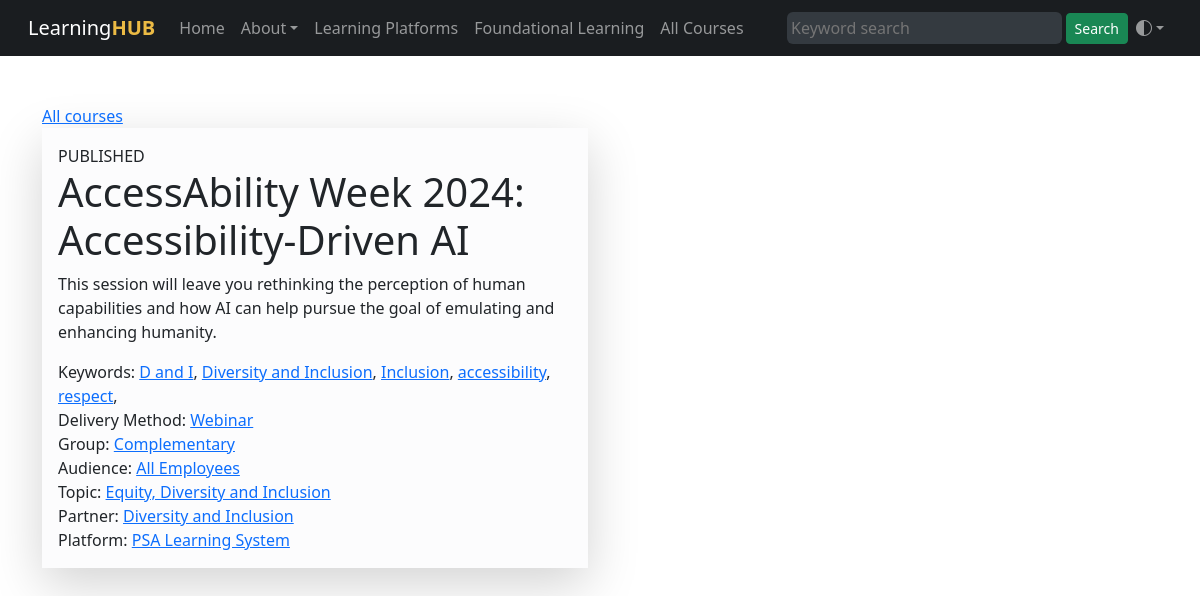
/course.php?cid=1, run on the app's committed database.
### tables this page shows
CREATE TABLE "courses" (
    "id" INTEGER PRIMARY KEY AUTOINCREMENT NOT NULL,
    "status" VARCHAR NOT NULL,
    "sortorder" INTEGER,
    "name" VARCHAR NOT NULL,
    "slug" VARCHAR,
    "description" VARCHAR NOT NULL,
    "created" DATETIME NOT NULL,
    "modified" DATETIME,
    "expiry_date" DATETIME,
    "user_idir" VARCHAR,
    "course_id" INTEGER,
    "weight" INTEGER,
    "url" VARCHAR,
    "search" TEXT,
    "keywords" VARCHAR,
    "refresh_cycle" TEXT,
    "partner_id" INTEGER,
    "platform_id" INTEGER,
    "dmethod_id" INTEGER,
    "group_id" INTEGER,
    "audience_id" INTEGER,
    "topic_id" INTEGER,
    FOREIGN KEY(partner_id) REFERENCES learning_partners(id),
    FOREIGN KEY(platform_id) REFERENCES learning_platforms(id),
    FOREIGN KEY(dmethod_id) REFERENCES delivery_methods(id),
    FOREIGN KEY(group_id) REFERENCES groups(id),
    FOREIGN KEY(audience_id) REFERENCES audiences(id),
    FOREIGN KEY(topic_id) REFERENCES topics(id)
);

CREATE TABLE "delivery_methods" (
    "id" INTEGER PRIMARY KEY AUTOINCREMENT NOT NULL,
    "created" DATETIME,
    "modified" DATETIME,
    "sortorder" INTEGER,
    "name" VARCHAR,
    "slug" VARCHAR,
    "description" VARCHAR,
    "icon" VARCHAR,
    "color" VARCHAR
);

CREATE TABLE "groups" (
    "id" INTEGER PRIMARY KEY AUTOINCREMENT NOT NULL,
    "created" DATETIME,
    "modified" DATETIME,
    "sortorder" INTEGER,
    "name" VARCHAR,
    "slug" VARCHAR,
    "description" VARCHAR,
    "icon" VARCHAR,
    "color" VARCHAR
);

CREATE TABLE "audiences" (
    "id" INTEGER PRIMARY KEY AUTOINCREMENT NOT NULL,
    "created" DATETIME,
    "modified" DATETIME,
    "sortorder" INTEGER,
    "name" VARCHAR,
    "slug" VARCHAR,
    "description" VARCHAR,
    "icon" VARCHAR,
    "color" VARCHAR
);

CREATE TABLE "topics" (
    "id" INTEGER PRIMARY KEY AUTOINCREMENT NOT NULL,
    "created" DATETIME,
    "modified" DATETIME,
    "sortorder" INTEGER,
    "name" VARCHAR,
    "slug" VARCHAR,
    "description" VARCHAR,
    "icon" VARCHAR,
    "color" VARCHAR
);

CREATE TABLE "learning_partners" (
    "id" INTEGER PRIMARY KEY AUTOINCREMENT NOT NULL,
    "created" DATETIME,
    "modified" DATETIME,
    "sortorder" INTEGER,
    "name" VARCHAR,
    "slug" VARCHAR,
    "description" VARCHAR,
    "icon" VARCHAR,
    "logo" VARCHAR,
    "color" VARCHAR,
    "url" VARCHAR,
    "admin_name" VARCHAR,
    "admin_email" VARCHAR
);

CREATE TABLE "learning_platforms" (
    "id" INTEGER PRIMARY KEY AUTOINCREMENT NOT NULL,
    "created" DATETIME,
    "modified" DATETIME,
    "sortorder" INTEGER,
    "name" VARCHAR,
    "slug" VARCHAR,
    "description" VARCHAR,
    "logo" VARCHAR,
    "icon" VARCHAR,
    "color" VARCHAR,
    "url" VARCHAR
);

### course.php (the view)
<?php
$db = new SQLite3('courses.sqlite', SQLITE3_OPEN_CREATE | SQLITE3_OPEN_READWRITE);
$db->enableExceptions(true);
?>
<?php require('template/header.php') ?>
<?php require('template/nav.php') ?>
<div class="container">
<div class="row">
<div class="col-md-6">
<div><a href="courses.php">All courses</a></div>
<?php
$cid = $_GET['cid'] ?? 0;
$sql = 'SELECT
            c.id AS cid,
            c.name AS cname,
            c.status AS cstatus,
            c.description AS cdesc,
            c.keywords AS ckeys,
            dm.id AS dmid,
            dm.name AS dmname,
            g.name AS groupname,
            g.id AS groupid,
            a.name AS audiencename,
            a.id AS audienceid,
            top.name AS topicname,
            top.id AS topicid,
            pa.name AS partnername,
            pa.id AS partnerid,
            plat.name AS platformname,
            plat.id AS platformid
        FROM
            courses c
        JOIN delivery_methods dm ON dm.id = c.dmethod_id
        JOIN groups g ON g.id = c.group_id
        JOIN audiences a ON a.id = c.audience_id
        JOIN topics top ON top.id = c.topic_id
        JOIN learning_partners pa ON pa.id = c.partner_id
        JOIN learning_platforms plat ON plat.id = c.platform_id
        WHERE c.id = ' . $cid . ';';
$statement = $db->prepare($sql);
$result = $statement->execute();
?>
<?php while ($row = $result->fetchArray()): ?>
    <div class="p-3 mb-2 bg-light-subtle shadow-lg">
        <div><?= strtoupper($row['cstatus']) ?></div>
        <h1><?= $row['cname'] ?></h1>
        <div class="mb-3"><?= $row['cdesc'] ?></div>
        <?php if(!empty($row['ckeys'])): ?>
        <?php $keys = explode(',',$row['ckeys']) ?>
        <div>
        Keywords:
        <?php foreach($keys as $k): ?>
        <a href="keyword.php?keyword=<?= $k ?>"><?= $k ?></a>,
        <?php endforeach ?>
        </div>
        <?php endif ?>
        <div>Delivery Method: <a href="filter.php?dmethod=<?= $row['dmid'] ?>"><?= $row['dmname'] ?></a></div>
        <div>Group: <a href="filter.php?group=<?= $row['groupid'] ?>"><?= $row['groupname'] ?></a></div>
        <div>Audience: <a href="filter.php?audience=<?= $row['audienceid'] ?>"><?= $row['audiencename'] ?></a></div>
        <div>Topic: <a href="filter.php?topic[]=<?= $row['topicid'] ?>"><?= $row['topicname'] ?></a></div>
        <div>Partner: <a href="filter.php?partner=<?= $row['partnerid'] ?>"><?= $row['partnername'] ?></a></div>
        <div>Platform: <a href="filter.php?platform=<?= $row['platformid'] ?>"><?= $row['platformname'] ?></a></div>
    </div>
<?php endwhile ?>
</div>
</div>
</div>
</body>
</html>

### template/header.php (shortened to what this page needs)
<!doctype html>
<html data-bs-theme="auto">
<head>
<link href="https://cdn.jsdelivr.net/npm/bootstrap@5.3.3/dist/css/bootstrap.min.css" rel="stylesheet">
<link rel="stylesheet" href="https://cdn.jsdelivr.net/npm/bootstrap-icons@1.11.3/font/bootstrap-icons.min.css">
</head>
<body>

### template/nav.php (shortened to what this page needs)
<nav class="navbar bg-dark-subtle sticky-top navbar-expand-lg px-3 mb-5" data-bs-theme="dark" role="navigation" aria-label="Primary menu">
<div class="container-fluid">
    <a href="index.php" class="wordmark navbar-brand order-lg-first me-lg-3">
        Learning<span style="color: #ebba44; font-weight: bold;">HUB</span>
    </a>
    <div class="collapse navbar-collapse" id="navbarSupportedContent">
        <ul class="navbar-nav mb-2 mb-lg-0 order-1 order-lg-2">
            <li class="nav-item">
                <a class="nav-link" aria-current="page" href="index.php">Home</a>
            </li>
            <li class="nav-item dropdown">
                <a class="nav-link dropdown-toggle" href="about/" role="button" data-bs-toggle="dropdown" aria-expanded="false">
                                                About</a>
            </li>
            <li class="nav-item">
                <a class="nav-link" href="learning-systems/">
                                                Learning Platforms</a>
            </li>
            <li class="nav-item">
                <a class="nav-link" href="course/">Foundational Learning</a>
            </li>
            <li class="nav-item">
                <a class="nav-link" href="courses.php">All Courses</a>
            </li>
        </ul>
    </div>
    <form method="get" action="/filter.php" class="collapse navbar-collapse mt-1 mt-lg-0" role="search" id="navbarSearch">
        <input type="search"
                id="s"
                class="s p-1 bg-light-subtle flex-grow-1 flex-shrink-1 me-1 rounded-2 border-0"
                name="s"
                placeholder="Keyword search"
                required
                value="<?php if(!empty($_GET['s'])) echo htmlspecialchars($_GET['s']) ?>">
        <button class="btn btn-sm btn-success" type="submit" class="searchsubmit" aria-label="Submit Search">
            Search
        </button>
    </form>
    <ul class="navbar-nav mb-2 mb-lg-0 order-1 order-lg-2">
    <li class="nav-item dropdown">
            <button class="btn btn-link nav-link ml-3 py-2 px-0 px-lg-2 dropdown-toggle d-flex align-items-center" id="bd-theme" type="button" aria-expanded="false" data-bs-toggle="dropdown" data-bs-display="static" aria-label="Toggle theme (dark)">
              <i class="bi bi-circle-half theme-icon-active"></i>
            </button>
        </li>
    </ul>
</div>
</nav>

### data on the page
courses: status "PUBLISHED", name "AccessAbility Week 2024: Accessibility-Driven AI", description "This session will leave you rethinking the perception of human capabilities and how AI can help pursue the goal of emulating and enhancing humanity.", keywords "D and I", keywords "Diversity and Inclusion", keywords "Inclusion", keywords "accessibility", keywords "respect", dmethod.name "Webinar", group.name "Complementary", audience.name "All Employees", topic.name "Equity, Diversity and Inclusion", partner.name "Diversity and Inclusion", platform.name "PSA Learning System"
